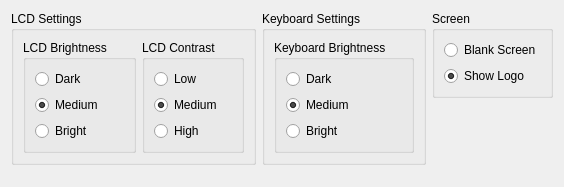
<ui version="4.0" >
 <author>Lawrence Lee</author>
 <class>LogitechWidget</class>
 <widget class="QWidget" name="LogitechWidget" >
  <property name="geometry" >
   <rect>
    <x>0</x>
    <y>0</y>
    <width>563</width>
    <height>187</height>
   </rect>
  </property>
  <property name="windowTitle" >
   <string>LogitechWidget</string>
  </property>
  <property name="windowIcon" >
   <iconset>
    <normaloff/>
   </iconset>
  </property>
  <layout class="QVBoxLayout" >
   <item>
    <layout class="QGridLayout" >
     <item rowspan="2" row="0" column="0" >
      <widget class="QGroupBox" name="LCDSettings" >
       <property name="title" >
        <string>LCD Settings</string>
       </property>
       <layout class="QGridLayout" >
        <item row="0" column="0" >
         <widget class="QGroupBox" name="LCDBrightness" >
          <property name="title" >
           <string>LCD Brightness</string>
          </property>
          <layout class="QGridLayout" >
           <item row="0" column="0" >
            <widget class="QRadioButton" name="LCDBrightnessDark" >
             <property name="text" >
              <string>Dark</string>
             </property>
            </widget>
           </item>
           <item row="1" column="0" >
            <widget class="QRadioButton" name="LCDBrightnessMedium" >
             <property name="text" >
              <string>Medium</string>
             </property>
             <property name="checked" >
              <bool>true</bool>
             </property>
            </widget>
           </item>
           <item row="2" column="0" >
            <widget class="QRadioButton" name="LCDBrightnessBright" >
             <property name="text" >
              <string>Bright</string>
             </property>
            </widget>
           </item>
          </layout>
         </widget>
        </item>
        <item row="0" column="1" >
         <widget class="QGroupBox" name="LCDContrast" >
          <property name="title" >
           <string>LCD Contrast</string>
          </property>
          <layout class="QGridLayout" >
           <item row="0" column="0" >
            <widget class="QRadioButton" name="LCDContrastLow" >
             <property name="text" >
              <string>Low</string>
             </property>
            </widget>
           </item>
           <item row="1" column="0" >
            <widget class="QRadioButton" name="LCDContrastMedium" >
             <property name="text" >
              <string>Medium</string>
             </property>
             <property name="checked" >
              <bool>true</bool>
             </property>
            </widget>
           </item>
           <item row="2" column="0" >
            <widget class="QRadioButton" name="LCDContrastHigh" >
             <property name="text" >
              <string>High</string>
             </property>
            </widget>
           </item>
          </layout>
         </widget>
        </item>
       </layout>
      </widget>
     </item>
     <item rowspan="2" row="0" column="1" >
      <widget class="QGroupBox" name="KeyboardSettings" >
       <property name="title" >
        <string>Keyboard Settings</string>
       </property>
       <layout class="QGridLayout" >
        <item row="0" column="0" >
         <widget class="QGroupBox" name="KeyboardBrightness" >
          <property name="title" >
           <string>Keyboard Brightness</string>
          </property>
          <layout class="QGridLayout" >
           <item row="0" column="0" >
            <widget class="QRadioButton" name="KeyboardBrightnessDark" >
             <property name="text" >
              <string>Dark</string>
             </property>
            </widget>
           </item>
           <item row="1" column="0" >
            <widget class="QRadioButton" name="KeyboardBrightnessMedium" >
             <property name="text" >
              <string>Medium</string>
             </property>
             <property name="checked" >
              <bool>true</bool>
             </property>
            </widget>
           </item>
           <item row="2" column="0" >
            <widget class="QRadioButton" name="KeyboardBrightnessBright" >
             <property name="text" >
              <string>Bright</string>
             </property>
            </widget>
           </item>
          </layout>
         </widget>
        </item>
       </layout>
      </widget>
     </item>
     <item row="0" column="2" >
      <widget class="QGroupBox" name="groupBox" >
       <property name="title" >
        <string>Screen</string>
       </property>
       <layout class="QGridLayout" >
        <item row="0" column="0" >
         <widget class="QRadioButton" name="BlankScreen" >
          <property name="text" >
           <string>Blank Screen</string>
          </property>
         </widget>
        </item>
        <item row="1" column="0" >
         <widget class="QRadioButton" name="ShowLogo" >
          <property name="text" >
           <string>Show Logo</string>
          </property>
          <property name="checked" >
           <bool>true</bool>
          </property>
         </widget>
        </item>
       </layout>
      </widget>
     </item>
     <item row="1" column="2" >
      <spacer>
       <property name="orientation" >
        <enum>Qt::Vertical</enum>
       </property>
       <property name="sizeHint" stdset="0" >
        <size>
         <width>20</width>
         <height>41</height>
        </size>
       </property>
      </spacer>
     </item>
    </layout>
   </item>
   <item>
    <spacer>
     <property name="orientation" >
      <enum>Qt::Vertical</enum>
     </property>
     <property name="sizeHint" stdset="0" >
      <size>
       <width>20</width>
       <height>40</height>
      </size>
     </property>
    </spacer>
   </item>
  </layout>
 </widget>
 <resources>
  <include location="logitechapplet.qrc" />
 </resources>
 <connections/>
 <designerdata>
  <property name="gridDeltaX" >
   <number>10</number>
  </property>
  <property name="gridDeltaY" >
   <number>10</number>
  </property>
  <property name="gridSnapX" >
   <bool>true</bool>
  </property>
  <property name="gridSnapY" >
   <bool>true</bool>
  </property>
  <property name="gridVisible" >
   <bool>true</bool>
  </property>
 </designerdata>
</ui>
